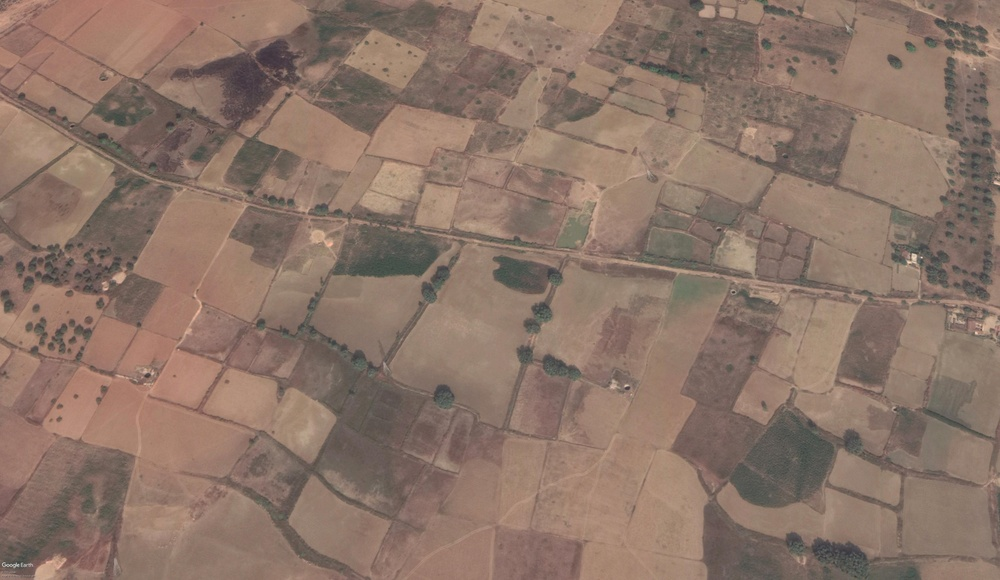
#> input picture img_bs/agri_1.jpg, 1000 x 580 px, shrunk from 4800 x 2782 before the run; its folder holds only this picture in this run
$ python labelsplit.py
#> lines starting #> are read from the running program, lines starting #| are printed output that depends on the picture
import numpy as np
import cv2
import os

image_list = os.listdir('img_bs/')

for image_name in image_list:
    img_path = 'img_bs/' + image_name
    actual_image = cv2.imread(img_path,1)
#> actual_image is the input picture: shape (580, 1000, 3); mean B, G, R 104.1, 116.8, 139.9
    y_dim, x_dim, depth = actual_image.shape
#> y_dim = 580; x_dim = 1000; depth = 3
    #print("Image_Name : ", image_name)
    #print(x_dim,',',y_dim, ',', depth)

    y_dim1 = y_dim//4
#> y_dim1 = 145
    y_dim2 = y_dim//2
#> y_dim2 = 290
    y_dim3 = (y_dim * 3)//4
#> y_dim3 = 435
    y_dim4 = y_dim
#> y_dim4 = 580

    x_dim1 = x_dim//2
#> x_dim1 = 500
    x_dim2 = x_dim
#> x_dim2 = 1000


    image1 = actual_image[0:y_dim1,0:x_dim1]
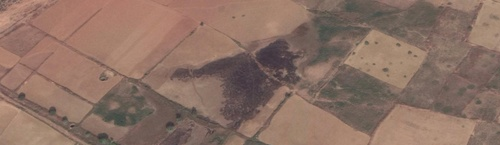
#> image1: shape (145, 500, 3); mean B, G, R 100.2, 112.4, 139.1
    image2 = actual_image[y_dim1:y_dim2,0:x_dim1]
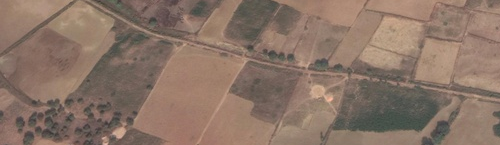
#> image2: shape (145, 500, 3); mean B, G, R 102.6, 116, 138.2
    image3 = actual_image[y_dim2:y_dim3,0:x_dim1]
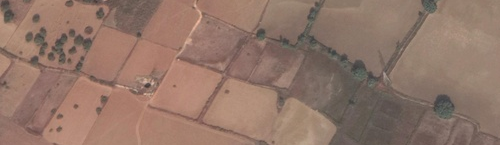
#> image3: shape (145, 500, 3); mean B, G, R 104.9, 117.9, 145.7
    image4 = actual_image[y_dim3:y_dim4,0:x_dim1]
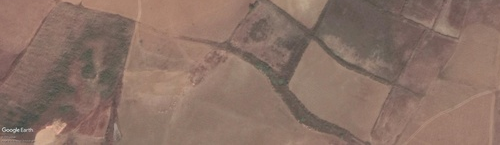
#> image4: shape (145, 500, 3); mean B, G, R 102.3, 113.5, 138.4

    image5 = actual_image[0:y_dim1,x_dim1:x_dim2]
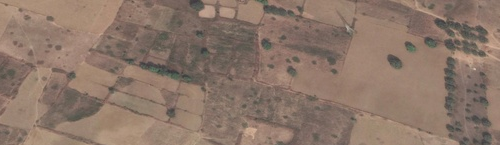
#> image5: shape (145, 500, 3); mean B, G, R 105.3, 118.5, 140.1
    image6 = actual_image[y_dim1:y_dim2,x_dim1:x_dim2]
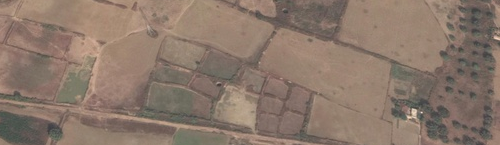
#> image6: shape (145, 500, 3); mean B, G, R 106.8, 119.8, 139
    image7 = actual_image[y_dim2:y_dim3,x_dim1:x_dim2]
    image8 = actual_image[y_dim3:y_dim4,x_dim1:x_dim2]
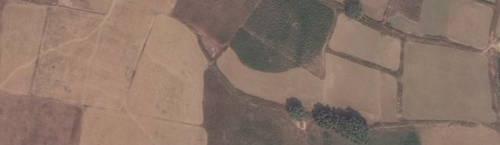
#> image8: shape (145, 500, 3); mean B, G, R 104.3, 116.9, 138.3


    def save_image(loc,image_name,image,index):
        image_path = loc + '/' + image_name[:-4] + '_image' + str(index) + image_name[-4:]
        cv2.imwrite(image_path, image)


    save_image('images',image_name,image1,1)
    save_image('images',image_name,image2,2)
    save_image('images',image_name,image3,3)
    save_image('images',image_name,image4,4)
    save_image('images',image_name,image5,5)
    save_image('images',image_name,image6,6)
    save_image('images',image_name,image7,7)
    save_image('images',image_name,image8,8)

    print('Split Successful!')

$ run again, on img_bs/agri_12.jpg
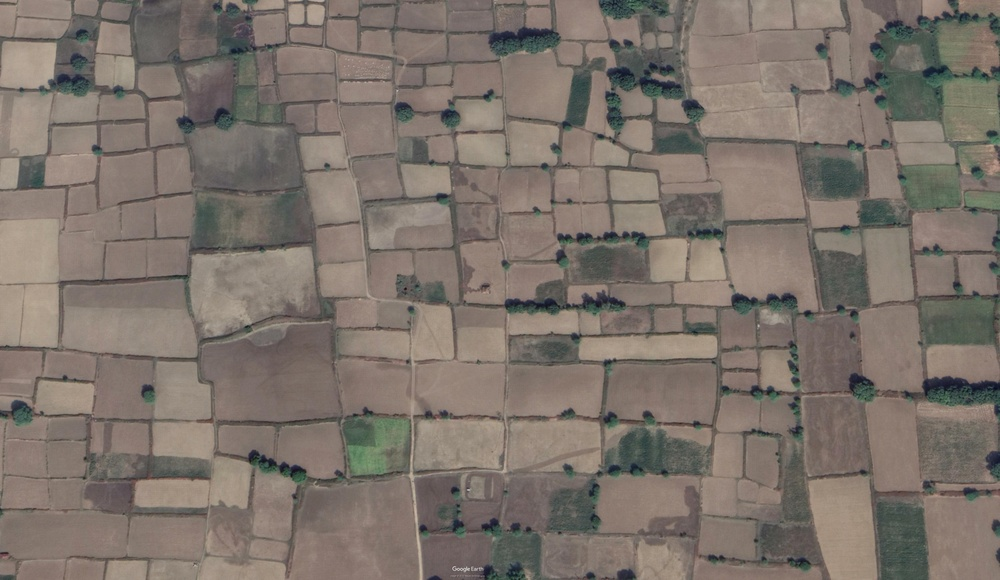
#> input picture img_bs/agri_12.jpg, 1000 x 580 px, shrunk from 4800 x 2782 before the run
#> actual_image is the input picture: shape (580, 1000, 3); mean B, G, R 106.9, 115.1, 125.1
#> `image7 = actual_image[y_dim2:y_dim3,x_dim1:x_dim2]`:
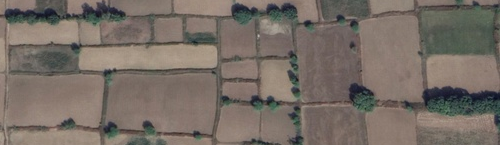
#> image7: shape (145, 500, 3); mean B, G, R 101.6, 109.6, 119.6
#> `image8 = actual_image[y_dim3:y_dim4,x_dim1:x_dim2]`:
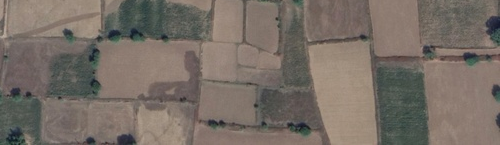
#> image8: shape (145, 500, 3); mean B, G, R 101.8, 110, 119.6

$ run again, on img_bs/agri_2.jpg
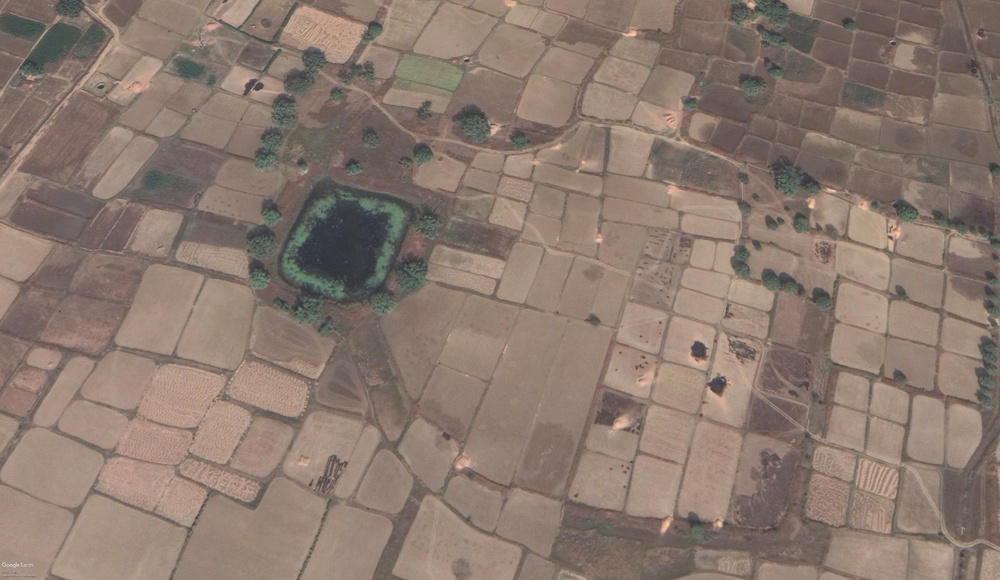
#> input picture img_bs/agri_2.jpg, 1000 x 580 px, shrunk from 4800 x 2782 before the run
#> actual_image is the input picture: shape (580, 1000, 3); mean B, G, R 110.7, 121.4, 139.2
#> `image6 = actual_image[y_dim1:y_dim2,x_dim1:x_dim2]`:
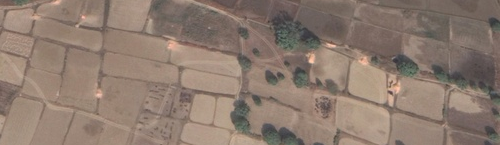
#> image6: shape (145, 500, 3); mean B, G, R 111.2, 123.2, 141.4
#> `image8 = actual_image[y_dim3:y_dim4,x_dim1:x_dim2]`:
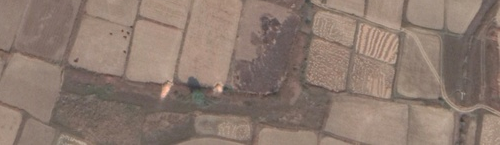
#> image8: shape (145, 500, 3); mean B, G, R 110.7, 121.3, 139.9
